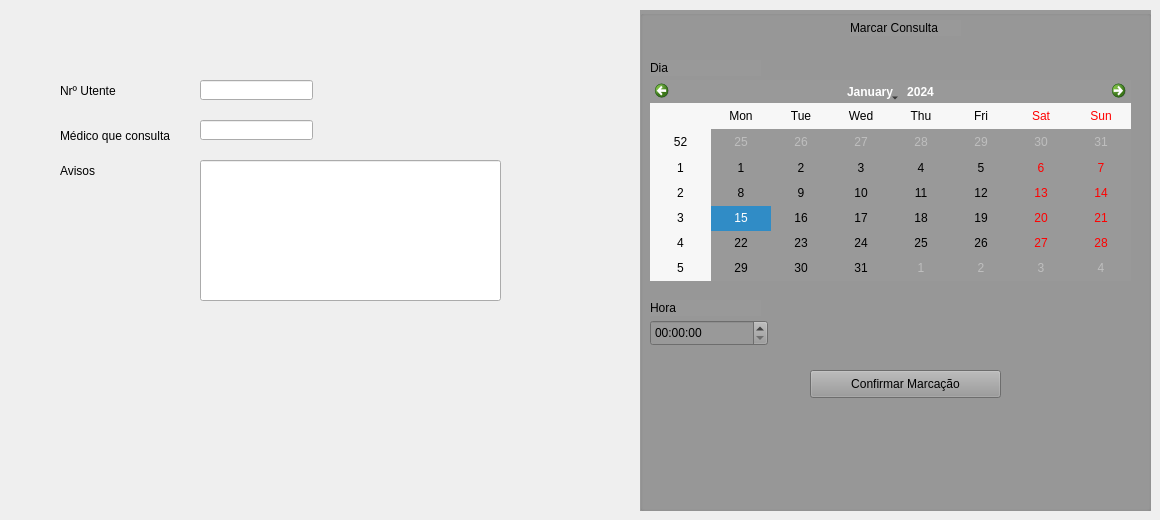
      <widget class="QWidget" name="tab_8">
       <attribute name="title">
        <string>Agendamento</string>
       </attribute>
       <widget class="QGroupBox" name="scheduling">
        <property name="enabled">
         <bool>true</bool>
        </property>
        <property name="geometry">
         <rect>
          <x>640</x>
          <y>10</y>
          <width>511</width>
          <height>501</height>
         </rect>
        </property>
        <property name="acceptDrops">
         <bool>false</bool>
        </property>
        <property name="autoFillBackground">
         <bool>false</bool>
        </property>
        <property name="styleSheet">
         <string notr="true">background-color: rgb(153, 153, 153);</string>
        </property>
        <property name="title">
         <string/>
        </property>
        <widget class="QLabel" name="label_42">
         <property name="geometry">
          <rect>
           <x>210</x>
           <y>10</y>
           <width>111</width>
           <height>16</height>
          </rect>
         </property>
         <property name="text">
          <string>Marcar Consulta</string>
         </property>
        </widget>
        <widget class="QCalendarWidget" name="calendarScheduling">
         <property name="geometry">
          <rect>
           <x>10</x>
           <y>70</y>
           <width>481</width>
           <height>201</height>
          </rect>
         </property>
        </widget>
        <widget class="QLabel" name="label_43">
         <property name="geometry">
          <rect>
           <x>10</x>
           <y>50</y>
           <width>111</width>
           <height>16</height>
          </rect>
         </property>
         <property name="text">
          <string>Dia</string>
         </property>
        </widget>
        <widget class="QTimeEdit" name="timeScheduling">
         <property name="geometry">
          <rect>
           <x>10</x>
           <y>310</y>
           <width>118</width>
           <height>26</height>
          </rect>
         </property>
        </widget>
        <widget class="QLabel" name="label_44">
         <property name="geometry">
          <rect>
           <x>10</x>
           <y>290</y>
           <width>111</width>
           <height>16</height>
          </rect>
         </property>
         <property name="text">
          <string>Hora</string>
         </property>
        </widget>
        <widget class="QPushButton" name="confirmScheduling">
         <property name="geometry">
          <rect>
           <x>170</x>
           <y>360</y>
           <width>191</width>
           <height>28</height>
          </rect>
         </property>
         <property name="maximumSize">
          <size>
           <width>16777215</width>
           <height>16777215</height>
          </size>
         </property>
         <property name="font">
          <font>
           <family>Segoe UI</family>
           <pointsize>9</pointsize>
          </font>
         </property>
         <property name="text">
          <string>Confirmar Marcação</string>
         </property>
        </widget>
       </widget>
       <widget class="QLabel" name="label_31">
        <property name="geometry">
         <rect>
          <x>60</x>
          <y>80</y>
          <width>151</width>
          <height>21</height>
         </rect>
        </property>
        <property name="text">
         <string>Nrº Utente</string>
        </property>
       </widget>
       <widget class="QLabel" name="label_35">
        <property name="geometry">
         <rect>
          <x>60</x>
          <y>120</y>
          <width>141</width>
          <height>31</height>
         </rect>
        </property>
        <property name="text">
         <string>Médico que consulta</string>
        </property>
       </widget>
       <widget class="QLabel" name="label_37">
        <property name="geometry">
         <rect>
          <x>60</x>
          <y>160</y>
          <width>61</width>
          <height>21</height>
         </rect>
        </property>
        <property name="text">
         <string>Avisos</string>
        </property>
       </widget>
       <widget class="QLineEdit" name="app_nrUtente">
        <property name="geometry">
         <rect>
          <x>200</x>
          <y>80</y>
          <width>113</width>
          <height>20</height>
         </rect>
        </property>
       </widget>
       <widget class="QLineEdit" name="app_dtr">
        <property name="geometry">
         <rect>
          <x>200</x>
          <y>120</y>
          <width>113</width>
          <height>20</height>
         </rect>
        </property>
       </widget>
       <widget class="QLineEdit" name="app_description">
        <property name="geometry">
         <rect>
          <x>200</x>
          <y>160</y>
          <width>301</width>
          <height>141</height>
         </rect>
        </property>
        <property name="alignment">
         <set>Qt::AlignLeading|Qt::AlignLeft|Qt::AlignTop</set>
        </property>
       </widget>
      </widget>
